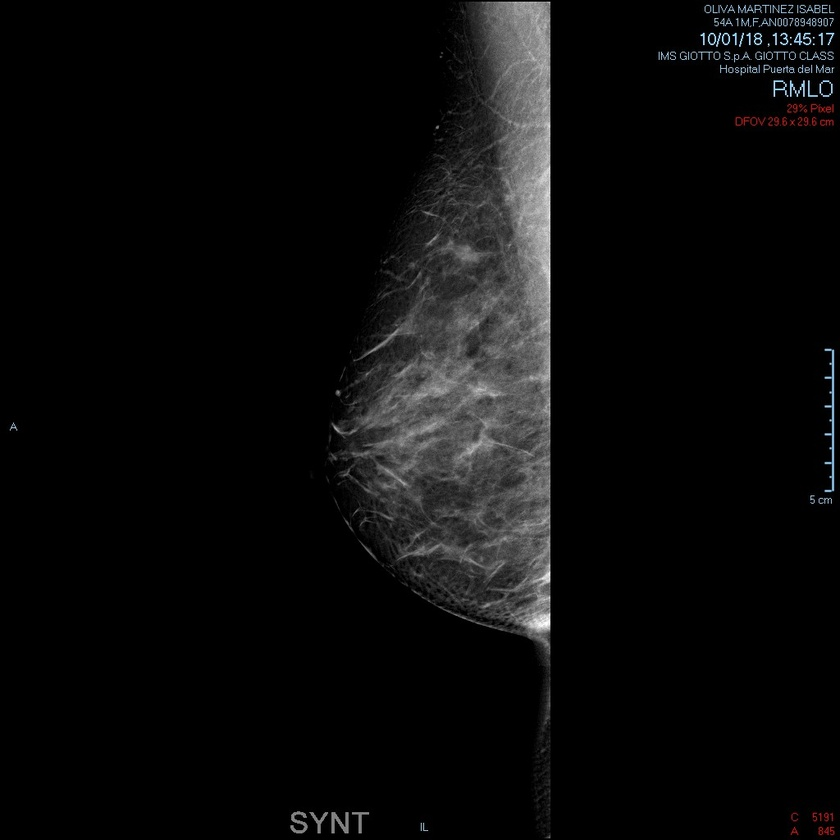
%> input picture testExamples/image_s0003_i0001.jpg, 840 x 840 px, shrunk from 1024 x 1024 before the run
$ octave --eval "result = segBreastArea(imread('../../testExamples/image_s0003_i0001.jpg'));"   (GNU Octave 9; MATLAB toolbox functions it lacks are replaced by stand-ins)
%> lines starting %> are read from the running program, lines starting %| are printed output that depends on the picture; in (x1, y1, x2, y2) boxes, pixels count from 0 and x2, y2 are one past the last pixel; in counts of white or black regions, pixels touching at a corner belong together; the program's own positions count from 1
% This algorithm segments all the objects in an image and gets the Area
% information of them, needed for selecting the biggest object (presumably
% the breast). It will erase from the image all objects smaller than it and
% save the result in a binarized image. Afterwards it will mask the
% original image with the Binary image to get a segmentation of the breast
% area. Finally it will cut the image to the breast boundary box.

%%%%%%%%%%%%%%%%%%%%%%%%%%%%%%%%%%%%%%%%%%%%%%%%%%%%%
% PARAMETERS                                        %
%     I = input Image (2D or 3D uint8)              %
% RETURNS                                           %
%     J = segmented ROI and cutted image (2D uint8) %
%     mask = binary mask of J                       %
%%%%%%%%%%%%%%%%%%%%%%%%%%%%%%%%%%%%%%%%%%%%%%%%%%%%%

function [J, mask] = segBreastArea(I)

% Convert to grayscale if needed
if numel(size(I))>=3
    I = rgb2gray(I);
end

IGM = medfilt2(I,[5 5]);        % Grayscale filtering
BW = imbinarize(IGM,0.0196);	% Binarization of the filtered image. TH>=5
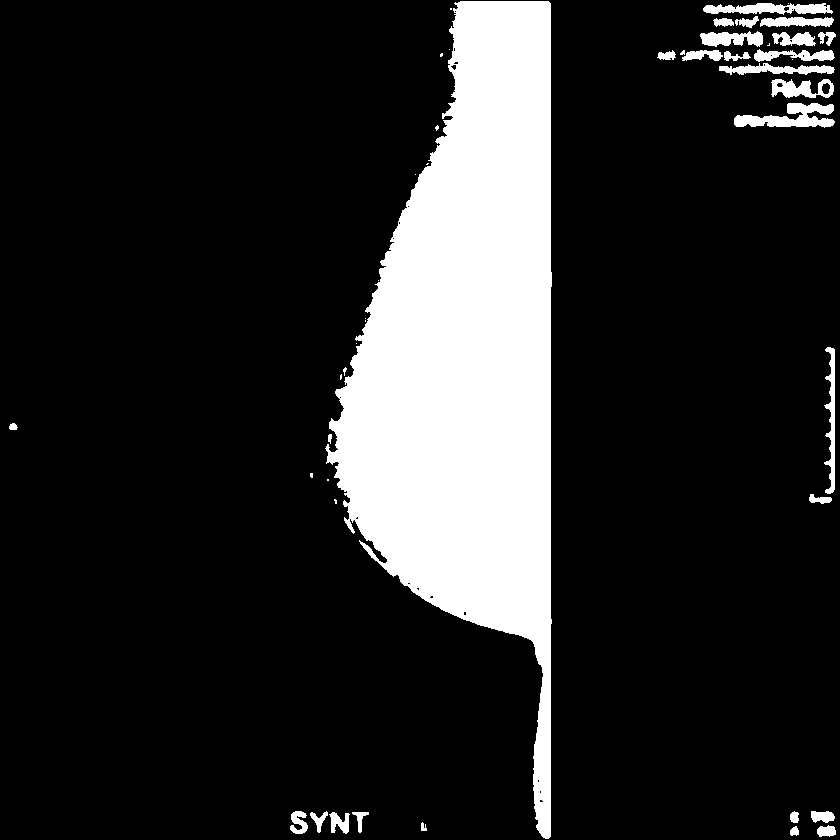
%> BW: size 840x840 logical; 15.9% white; 47 white regions (19 under 20 px)

%% Get the Biggest object
% Regionprops method segments every object in the image, and builds a
% struct with the Area value and the Boundary of each object.
stats = regionprops(BW,'Area','BoundingBox');
%> stats = 47 regions; largest, box (x1, y1, x2, y2) and Area: (325, 1, 552, 839) 102365, (734, 103, 835, 128) 1396, (703, 3, 833, 15) 1010, (824, 347, 835, 494) 810, (719, 63, 835, 75) 778

% Get the object index with the highest Area value, which should be the breast region.
maxA = 0;   % area Value
objNum = 0; % object index
for n = 1:length(stats)
    if stats(n).Area > maxA
        maxA = stats(n).Area;
        objNum = n;
    end
end
%> this loop made 47 passes
%> maxA on passes 1, 2, 5: 48, 268, 102365

%% Obtain the mask for the biggest object
if (objNum > 0)
    BW = bwareaopen(BW,maxA);       % Eliminate all objects with area smaller than maxA
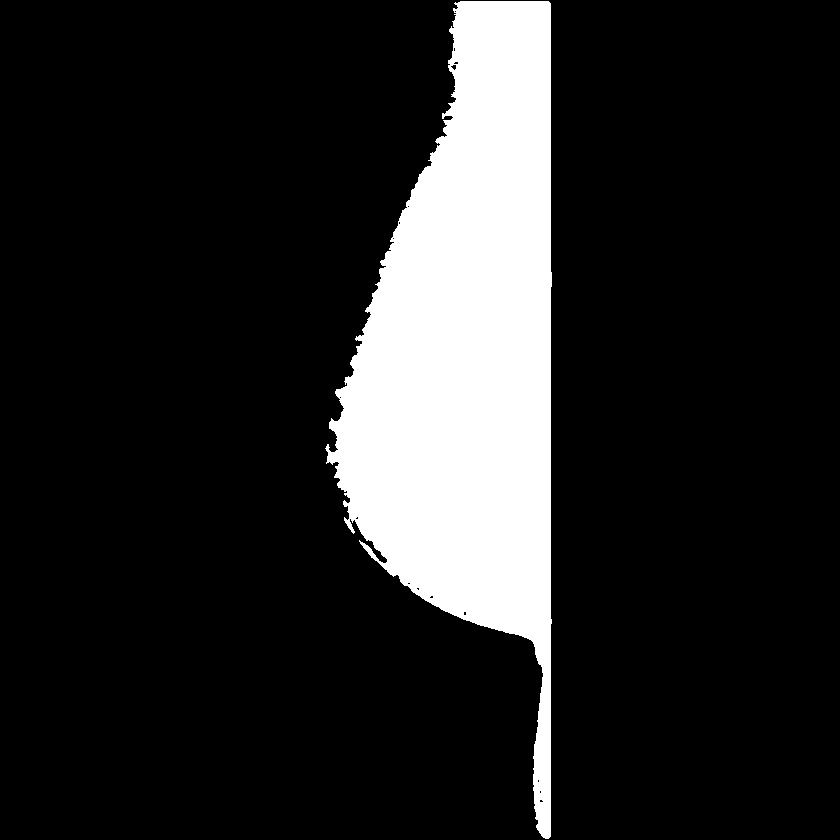
%> BW: size 840x840 logical; 14.5% white; 1 white region, box (x1, y1, x2, y2) and area: (325, 1, 552, 839) 102365
    BW = bwmorph(BW,'clean');       % Clean possible isolated 1's
    BW = bwmorph(BW,'majority');	% Recover possible isolated 0's
%> BW: size 840x840 logical; 14.5% white; 1 white region, box (x1, y1, x2, y2) and area: (326, 1, 552, 839) 102397
    BW = imfill(BW,'holes');        % Fill holes in the binary object
%> BW: size 840x840 logical; 14.5% white; 1 white region, box (x1, y1, x2, y2) and area: (326, 1, 552, 839) 102422

    % Mask the original image with the Binary Image to get the breast ROI and remove BG noise
    I = immultiply(I, BW);

    % Cut the image to Breast Bounding Box
	J = imcrop(I, uint32(stats(objNum).BoundingBox));
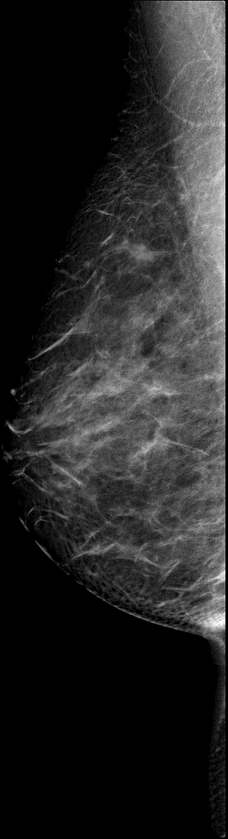
%> J: size 839x228 uint8; min 0, max 255, mean 38.9
    mask = imcrop(BW, uint32(stats(objNum).BoundingBox));
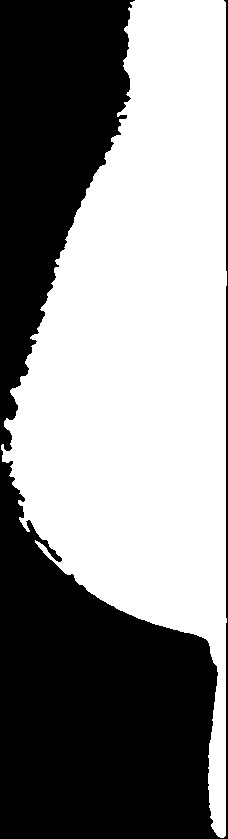
%> mask: size 839x228 logical; 53.5% white; 1 black region, box (x1, y1, x2, y2) and area: (0, 0, 228, 839) 88870

else
    error('ERROR: No object found in Binarized image.');
end

$ run again, on testExamples/image_s0004_i0009.jpg
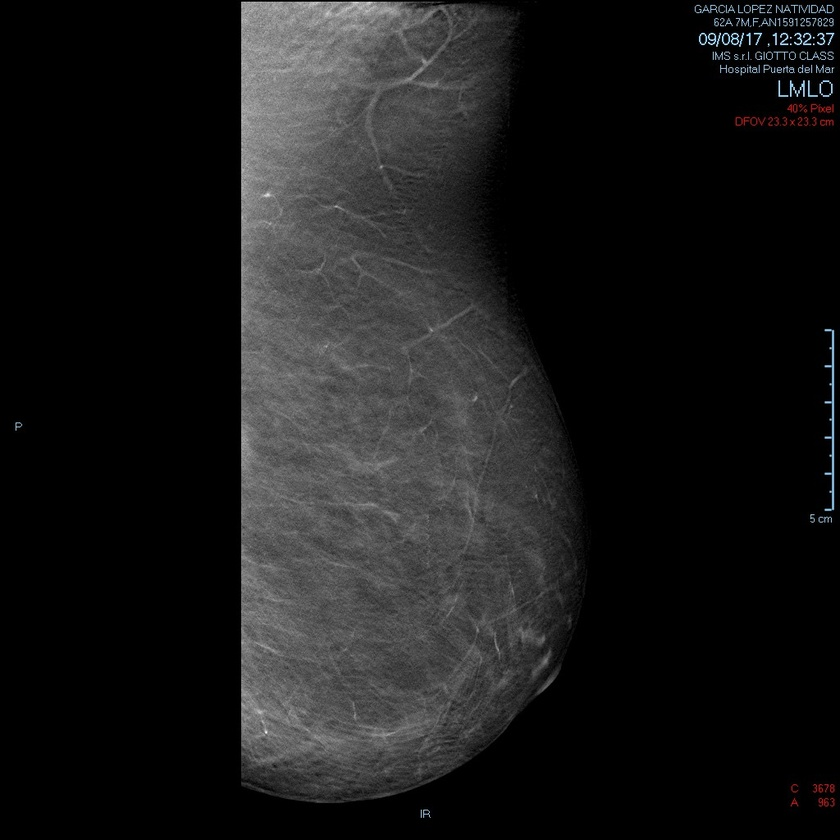
%> input picture testExamples/image_s0004_i0009.jpg, 840 x 840 px, shrunk from 1024 x 1024 before the run
%> in segBreastArea, `BW = imbinarize(IGM,0.0196);`:
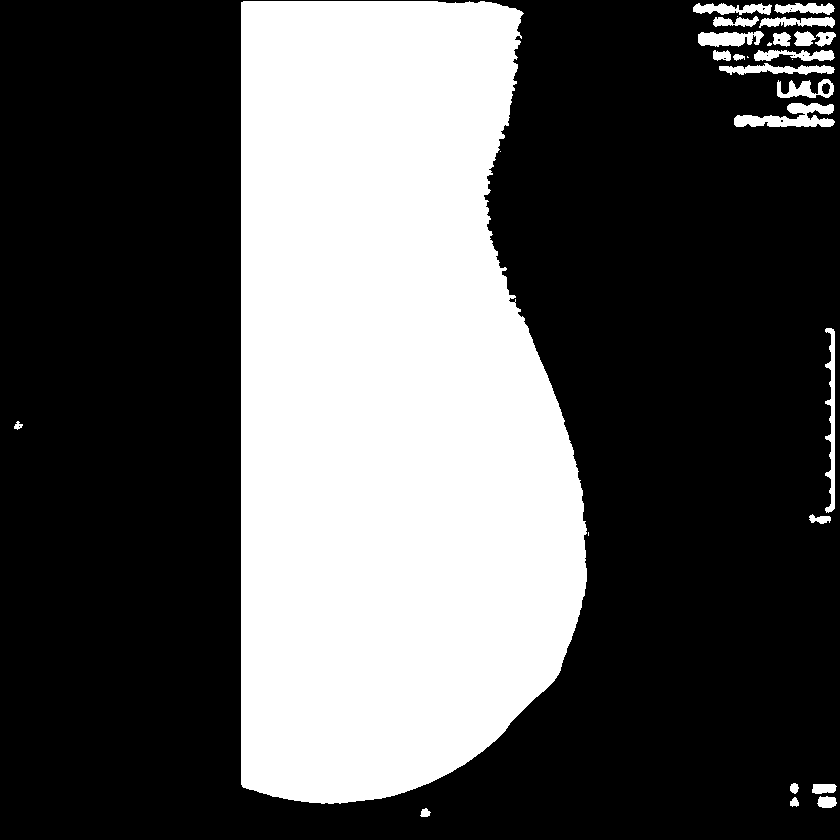
%> BW: size 840x840 logical; 34% white; 29 white regions (6 under 20 px)
%> stats = 29 regions; largest, box (x1, y1, x2, y2) and Area: (241, 1, 587, 804) 231303, (734, 103, 835, 127) 1363, (825, 328, 835, 513) 960, (719, 63, 835, 75) 772, (698, 31, 764, 47) 762
%> the loop in segBreastArea, `for n = 1:length(stats)` made 29 passes
%> (maxA, objNum) on passes 1 to 2: (46, 1), (231303, 2)
%> in segBreastArea, `mask = imcrop(BW, uint32(stats(objNum).BoundingBox));`:
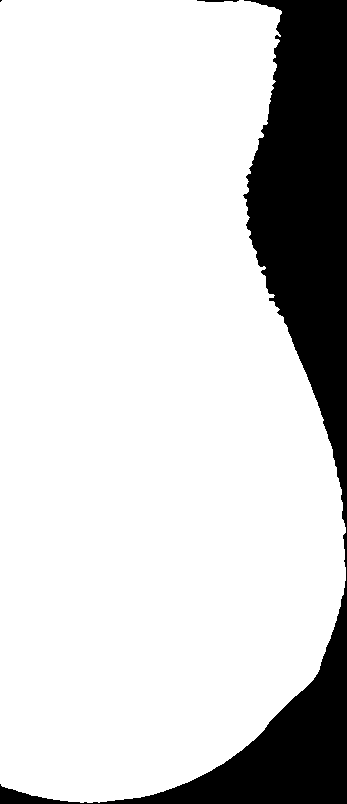
%> mask: size 804x347 logical; 82.9% white; 3 black regions (1 under 20 px), largest, box (x1, y1, x2, y2) and area: (0, 0, 347, 804) 47614, (197, 0, 239, 2) 65
